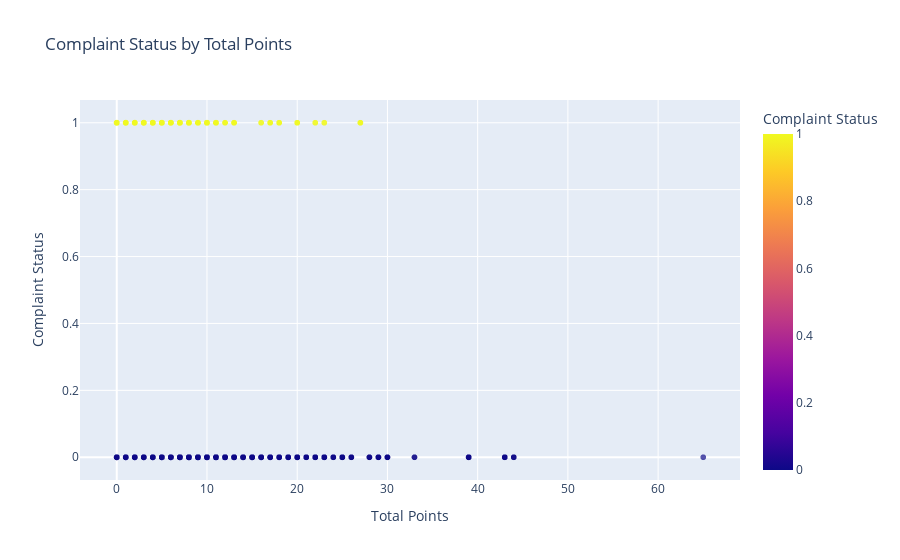

The notebook cell saved with this chart:
### Markdown cell above
#### 3. Point accumulation and Complaints

### Code cell
# Create a new column for total points
df['total_points'] = df['restaurant_points'] + df['fuel_points'] + df['groceries_points'] + df['toys_points'] + df['cash_back_points']

# Plot the data
fig = px.scatter(df, x='total_points', y='complained_num',
                 labels={'total_points': 'Total Points', 'complained_num': 'Complaint Status'},
                 title='Complaint Status by Total Points',
                 color='complained_num',  # This will color the points based on complaint status
                 opacity=0.7)  # This makes points semi-transparent to see overlap

fig.show()

### Figure 1 — Plotly figure (JSON) as saved in the notebook; plotly's stock layout.template omitted (floating-point values rounded to 4 significant figures; data arrays with more than 128 entries replaced by an {"elided": "..."} marker saying what was removed)
{"data": [{"hovertemplate": "Total Points=%{x}<br>Complaint Status=%{marker.color}<extra></extra>", "legendgroup": "", "marker": {"color": {"elided": "26211 int values"}, "coloraxis": "coloraxis", "opacity": 0.7, "symbol": "circle"}, "mode": "markers", "name": "", "showlegend": false, "type": "scattergl", "x": {"elided": "26211 int values"}, "xaxis": "x", "y": {"elided": "26211 int values"}, "yaxis": "y"}], "layout": {"coloraxis": {"colorbar": {"title": {"text": "Complaint Status"}}, "colorscale": [[0, "#0d0887"], [0.1111, "#46039f"], [0.2222, "#7201a8"], [0.3333, "#9c179e"], [0.4444, "#bd3786"], [0.5556, "#d8576b"], [0.6667, "#ed7953"], [0.7778, "#fb9f3a"], [0.8889, "#fdca26"], [1, "#f0f921"]]}, "legend": {"tracegroupgap": 0}, "title": {"text": "Complaint Status by Total Points"}, "xaxis": {"anchor": "y", "domain": [0, 1], "title": {"text": "Total Points"}}, "yaxis": {"anchor": "x", "domain": [0, 1], "title": {"text": "Complaint Status"}}}}
